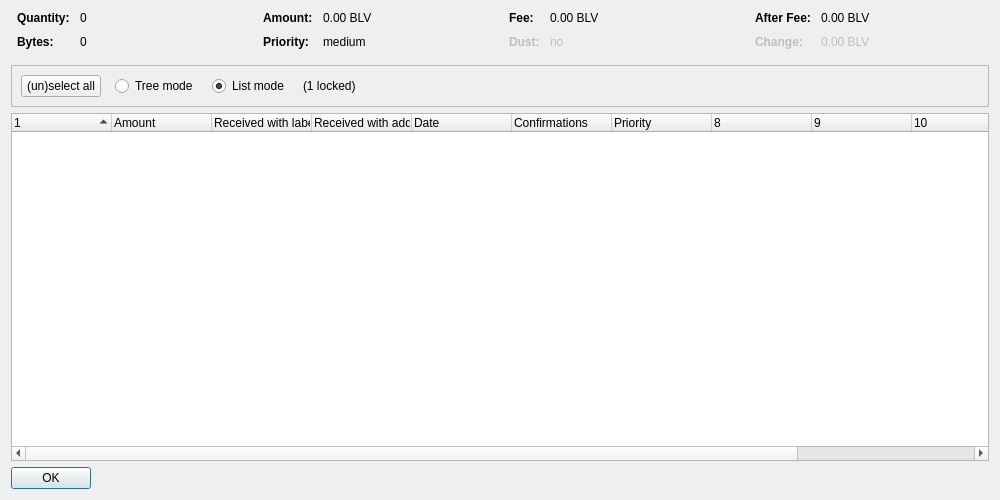
<?xml version="1.0" encoding="UTF-8"?>
<ui version="4.0">
 <class>CoinControlDialog</class>
 <widget class="QDialog" name="CoinControlDialog">
  <property name="geometry">
   <rect>
    <x>0</x>
    <y>0</y>
    <width>1000</width>
    <height>500</height>
   </rect>
  </property>
  <property name="windowTitle">
   <string>Coin Selection</string>
  </property>
  <layout class="QVBoxLayout" name="verticalLayout">
   <item>
    <layout class="QHBoxLayout" name="horizontalLayoutTop" stretch="0,0,0,0">
     <property name="topMargin">
      <number>0</number>
     </property>
     <property name="bottomMargin">
      <number>10</number>
     </property>
     <item>
      <layout class="QFormLayout" name="formLayoutCoinControl1">
       <property name="horizontalSpacing">
        <number>10</number>
       </property>
       <property name="verticalSpacing">
        <number>10</number>
       </property>
       <property name="leftMargin">
        <number>6</number>
       </property>
       <property name="rightMargin">
        <number>6</number>
       </property>
       <item row="0" column="0">
        <widget class="QLabel" name="labelCoinControlQuantityText">
         <property name="font">
          <font>
           <weight>75</weight>
           <bold>true</bold>
          </font>
         </property>
         <property name="text">
          <string>Quantity:</string>
         </property>
        </widget>
       </item>
       <item row="0" column="1">
        <widget class="QLabel" name="labelCoinControlQuantity">
         <property name="cursor">
          <cursorShape>IBeamCursor</cursorShape>
         </property>
         <property name="contextMenuPolicy">
          <enum>Qt::ActionsContextMenu</enum>
         </property>
         <property name="text">
          <string notr="true">0</string>
         </property>
         <property name="textInteractionFlags">
          <set>Qt::LinksAccessibleByMouse|Qt::TextSelectableByKeyboard|Qt::TextSelectableByMouse</set>
         </property>
        </widget>
       </item>
       <item row="1" column="0">
        <widget class="QLabel" name="labelCoinControlBytesText">
         <property name="font">
          <font>
           <weight>75</weight>
           <bold>true</bold>
          </font>
         </property>
         <property name="text">
          <string>Bytes:</string>
         </property>
        </widget>
       </item>
       <item row="1" column="1">
        <widget class="QLabel" name="labelCoinControlBytes">
         <property name="cursor">
          <cursorShape>IBeamCursor</cursorShape>
         </property>
         <property name="contextMenuPolicy">
          <enum>Qt::ActionsContextMenu</enum>
         </property>
         <property name="text">
          <string notr="true">0</string>
         </property>
         <property name="textInteractionFlags">
          <set>Qt::LinksAccessibleByMouse|Qt::TextSelectableByKeyboard|Qt::TextSelectableByMouse</set>
         </property>
        </widget>
       </item>
      </layout>
     </item>
     <item>
      <layout class="QFormLayout" name="formLayoutCoinControl2">
       <property name="horizontalSpacing">
        <number>10</number>
       </property>
       <property name="verticalSpacing">
        <number>10</number>
       </property>
       <property name="leftMargin">
        <number>6</number>
       </property>
       <property name="rightMargin">
        <number>6</number>
       </property>
       <item row="0" column="0">
        <widget class="QLabel" name="labelCoinControlAmountText">
         <property name="font">
          <font>
           <weight>75</weight>
           <bold>true</bold>
          </font>
         </property>
         <property name="text">
          <string>Amount:</string>
         </property>
        </widget>
       </item>
       <item row="0" column="1">
        <widget class="QLabel" name="labelCoinControlAmount">
         <property name="cursor">
          <cursorShape>IBeamCursor</cursorShape>
         </property>
         <property name="contextMenuPolicy">
          <enum>Qt::ActionsContextMenu</enum>
         </property>
         <property name="text">
          <string notr="true">0.00 BLV</string>
         </property>
         <property name="textInteractionFlags">
          <set>Qt::LinksAccessibleByMouse|Qt::TextSelectableByKeyboard|Qt::TextSelectableByMouse</set>
         </property>
        </widget>
       </item>
       <item row="1" column="0">
        <widget class="QLabel" name="labelCoinControlPriorityText">
         <property name="font">
          <font>
           <weight>75</weight>
           <bold>true</bold>
          </font>
         </property>
         <property name="text">
          <string>Priority:</string>
         </property>
        </widget>
       </item>
       <item row="1" column="1">
        <widget class="QLabel" name="labelCoinControlPriority">
         <property name="cursor">
          <cursorShape>IBeamCursor</cursorShape>
         </property>
         <property name="contextMenuPolicy">
          <enum>Qt::ActionsContextMenu</enum>
         </property>
         <property name="text">
          <string notr="true">medium</string>
         </property>
         <property name="textInteractionFlags">
          <set>Qt::LinksAccessibleByMouse|Qt::TextSelectableByKeyboard|Qt::TextSelectableByMouse</set>
         </property>
        </widget>
       </item>
      </layout>
     </item>
     <item>
      <layout class="QFormLayout" name="formLayoutCoinControl3">
       <property name="horizontalSpacing">
        <number>10</number>
       </property>
       <property name="verticalSpacing">
        <number>10</number>
       </property>
       <property name="leftMargin">
        <number>6</number>
       </property>
       <property name="rightMargin">
        <number>6</number>
       </property>
       <item row="0" column="0">
        <widget class="QLabel" name="labelCoinControlFeeText">
         <property name="font">
          <font>
           <weight>75</weight>
           <bold>true</bold>
          </font>
         </property>
         <property name="text">
          <string>Fee:</string>
         </property>
        </widget>
       </item>
       <item row="0" column="1">
        <widget class="QLabel" name="labelCoinControlFee">
         <property name="cursor">
          <cursorShape>IBeamCursor</cursorShape>
         </property>
         <property name="contextMenuPolicy">
          <enum>Qt::ActionsContextMenu</enum>
         </property>
         <property name="text">
          <string notr="true">0.00 BLV</string>
         </property>
         <property name="textInteractionFlags">
          <set>Qt::LinksAccessibleByMouse|Qt::TextSelectableByKeyboard|Qt::TextSelectableByMouse</set>
         </property>
        </widget>
       </item>
       <item row="1" column="0">
        <widget class="QLabel" name="labelCoinControlLowOutputText">
         <property name="enabled">
          <bool>false</bool>
         </property>
         <property name="font">
          <font>
           <weight>75</weight>
           <bold>true</bold>
          </font>
         </property>
         <property name="text">
          <string>Dust:</string>
         </property>
        </widget>
       </item>
       <item row="1" column="1">
        <widget class="QLabel" name="labelCoinControlLowOutput">
         <property name="enabled">
          <bool>false</bool>
         </property>
         <property name="cursor">
          <cursorShape>IBeamCursor</cursorShape>
         </property>
         <property name="contextMenuPolicy">
          <enum>Qt::ActionsContextMenu</enum>
         </property>
         <property name="text">
          <string notr="true">no</string>
         </property>
         <property name="textInteractionFlags">
          <set>Qt::LinksAccessibleByMouse|Qt::TextSelectableByKeyboard|Qt::TextSelectableByMouse</set>
         </property>
        </widget>
       </item>
      </layout>
     </item>
     <item>
      <layout class="QFormLayout" name="formLayoutCoinControl4">
       <property name="horizontalSpacing">
        <number>10</number>
       </property>
       <property name="verticalSpacing">
        <number>10</number>
       </property>
       <property name="leftMargin">
        <number>6</number>
       </property>
       <property name="rightMargin">
        <number>6</number>
       </property>
       <item row="0" column="0">
        <widget class="QLabel" name="labelCoinControlAfterFeeText">
         <property name="font">
          <font>
           <weight>75</weight>
           <bold>true</bold>
          </font>
         </property>
         <property name="text">
          <string>After Fee:</string>
         </property>
        </widget>
       </item>
       <item row="0" column="1">
        <widget class="QLabel" name="labelCoinControlAfterFee">
         <property name="cursor">
          <cursorShape>IBeamCursor</cursorShape>
         </property>
         <property name="contextMenuPolicy">
          <enum>Qt::ActionsContextMenu</enum>
         </property>
         <property name="text">
          <string notr="true">0.00 BLV</string>
         </property>
         <property name="textInteractionFlags">
          <set>Qt::LinksAccessibleByMouse|Qt::TextSelectableByKeyboard|Qt::TextSelectableByMouse</set>
         </property>
        </widget>
       </item>
       <item row="1" column="0">
        <widget class="QLabel" name="labelCoinControlChangeText">
         <property name="enabled">
          <bool>false</bool>
         </property>
         <property name="font">
          <font>
           <weight>75</weight>
           <bold>true</bold>
          </font>
         </property>
         <property name="text">
          <string>Change:</string>
         </property>
        </widget>
       </item>
       <item row="1" column="1">
        <widget class="QLabel" name="labelCoinControlChange">
         <property name="enabled">
          <bool>false</bool>
         </property>
         <property name="cursor">
          <cursorShape>IBeamCursor</cursorShape>
         </property>
         <property name="contextMenuPolicy">
          <enum>Qt::ActionsContextMenu</enum>
         </property>
         <property name="text">
          <string notr="true">0.00 BLV</string>
         </property>
         <property name="textInteractionFlags">
          <set>Qt::LinksAccessibleByMouse|Qt::TextSelectableByKeyboard|Qt::TextSelectableByMouse</set>
         </property>
        </widget>
       </item>
      </layout>
     </item>
    </layout>
   </item>
   <item>
    <widget class="QFrame" name="frame">
     <property name="minimumSize">
      <size>
       <width>0</width>
       <height>40</height>
      </size>
     </property>
     <property name="frameShape">
      <enum>QFrame::StyledPanel</enum>
     </property>
     <property name="frameShadow">
      <enum>QFrame::Sunken</enum>
     </property>
     <layout class="QHBoxLayout" name="horizontalLayout">
      <item>
       <layout class="QHBoxLayout" name="horizontalLayoutPanel" stretch="0,0,0,0,0">
        <property name="spacing">
         <number>14</number>
        </property>
        <item>
         <widget class="QPushButton" name="pushButtonSelectAll">
          <property name="sizePolicy">
           <sizepolicy hsizetype="Maximum" vsizetype="Fixed">
            <horstretch>0</horstretch>
            <verstretch>0</verstretch>
           </sizepolicy>
          </property>
          <property name="text">
           <string>(un)select all</string>
          </property>
          <property name="autoDefault">
           <bool>false</bool>
          </property>
         </widget>
        </item>
        <item>
         <widget class="QRadioButton" name="radioTreeMode">
          <property name="sizePolicy">
           <sizepolicy hsizetype="Maximum" vsizetype="Fixed">
            <horstretch>0</horstretch>
            <verstretch>0</verstretch>
           </sizepolicy>
          </property>
          <property name="text">
           <string>Tree mode</string>
          </property>
         </widget>
        </item>
        <item>
         <widget class="QRadioButton" name="radioListMode">
          <property name="sizePolicy">
           <sizepolicy hsizetype="Maximum" vsizetype="Fixed">
            <horstretch>0</horstretch>
            <verstretch>0</verstretch>
           </sizepolicy>
          </property>
          <property name="text">
           <string>List mode</string>
          </property>
          <property name="checked">
           <bool>true</bool>
          </property>
         </widget>
        </item>
        <item>
         <widget class="QLabel" name="labelLocked">
          <property name="text">
           <string notr="true">(1 locked)</string>
          </property>
         </widget>
        </item>
        <item>
         <spacer name="horizontalSpacer">
          <property name="orientation">
           <enum>Qt::Horizontal</enum>
          </property>
          <property name="sizeHint" stdset="0">
           <size>
            <width>40</width>
            <height>20</height>
           </size>
          </property>
         </spacer>
        </item>
       </layout>
      </item>
     </layout>
    </widget>
   </item>
   <item>
    <widget class="CoinControlTreeWidget" name="treeWidget">
     <property name="contextMenuPolicy">
      <enum>Qt::CustomContextMenu</enum>
     </property>
     <property name="sortingEnabled">
      <bool>false</bool>
     </property>
     <property name="columnCount">
      <number>12</number>
     </property>
     <attribute name="headerShowSortIndicator" stdset="0">
      <bool>true</bool>
     </attribute>
     <attribute name="headerStretchLastSection">
      <bool>false</bool>
     </attribute>
     <column>
      <property name="text">
       <string/>
      </property>
     </column>
     <column>
      <property name="text">
       <string>Amount</string>
      </property>
     </column>
     <column>
      <property name="text">
       <string>Received with label</string>
      </property>
     </column>
     <column>
      <property name="text">
       <string>Received with address</string>
      </property>
     </column>
     <column>
      <property name="text">
       <string>Date</string>
      </property>
     </column>
     <column>
      <property name="text">
       <string>Confirmations</string>
      </property>
      <property name="toolTip">
       <string>Confirmed</string>
      </property>
     </column>
     <column>
      <property name="text">
       <string>Priority</string>
      </property>
     </column>
     <column>
      <property name="text">
       <string/>
      </property>
     </column>
     <column>
      <property name="text">
       <string/>
      </property>
     </column>
     <column>
      <property name="text">
       <string/>
      </property>
     </column>
     <column>
      <property name="text">
       <string/>
      </property>
     </column>
     <column>
      <property name="text">
       <string/>
      </property>
     </column>
    </widget>
   </item>
   <item>
    <widget class="QDialogButtonBox" name="buttonBox">
     <property name="sizePolicy">
      <sizepolicy hsizetype="Maximum" vsizetype="Fixed">
       <horstretch>0</horstretch>
       <verstretch>0</verstretch>
      </sizepolicy>
     </property>
     <property name="orientation">
      <enum>Qt::Horizontal</enum>
     </property>
     <property name="standardButtons">
      <set>QDialogButtonBox::Ok</set>
     </property>
    </widget>
   </item>
  </layout>
 </widget>
 <customwidgets>
  <customwidget>
   <class>CoinControlTreeWidget</class>
   <extends>QTreeWidget</extends>
   <header>coincontroltreewidget.h</header>
  </customwidget>
 </customwidgets>
 <resources/>
 <connections/>
</ui>
